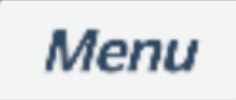
#> input picture src/img/dialog/menu.png, 236 x 100 px; its folder holds only this picture in this run
$ python -i scene.py   (imports and definitions only)
#> lines starting #> are read from the running program, lines starting #| are printed output that depends on the picture
import os
import time

import pyautogui
from .execution import (
    guarantee_img_click, spam_click_until_image_found, spam_click_until_image_gone, wait_until_image_found)

IMAGE_DIR = os.path.join(os.path.dirname(os.path.dirname(__file__)), "scenes")


def extract_scene_images(scene: str):
    DIR = os.path.join(IMAGE_DIR, scene)

    items = list(filter(
        lambda file: file.endswith(".png"),
        os.listdir(DIR)
    ))
    items.sort(
        key=lambda item: int(item.split(".")[0].split("-")[0])
    )

    return list(map(
        lambda file: os.path.join(DIR, file),
        items
    ))


def execute_scene(scene: str):
    for img_path in extract_scene_images(scene):

        wait = img_path.split("/")[-1].split(".")[0].split("-")[-1] == "w"

        if wait:
            wait_until_image_found(img_path)
        else:
            spam_click_until_image_found(img_path)

        guarantee_img_click(img_path)

        time.sleep(0.5)

>>> import cv2
>>> picture = cv2.imread('../img/dialog/menu.png', cv2.IMREAD_GRAYSCALE)
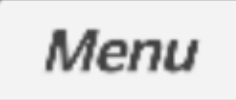
#> picture: shape (100, 236); min 65, max 245, mean 221
#> (the run stopped early here; a loop or call above may not have finished)
